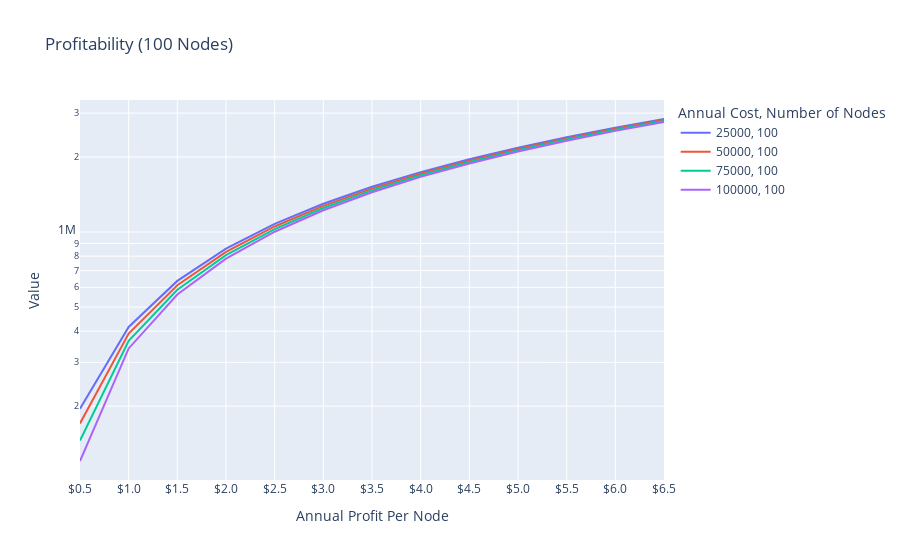

Notebook source saved alongside this figure:
### Code cell
# Define the token price ranges
token_price_ranges = ['$0.5', '$1.0', '$1.5', '$2.0', '$2.5', '$3.0', '$3.5', '$4.0', '$4.5', '$5.0', '$5.5', '$6.0', '$6.5']

# Melt the DataFrame to have "Annual Cost" as the identifier variable
melted_df = filtered_df_100.melt(id_vars=["Number of Nodes", "Annual Cost"], value_vars=token_price_ranges, var_name="Token Price Range", value_name="Value")

# Plot the data
fig = px.line(melted_df, x="Token Price Range", y="Value", color="Annual Cost",
              title="Profitability (100 Nodes)",
              labels={"Value": "Value", "Token Price Range": "Annual Profit Per Node", "Annual Cost": "Annual Cost"},
              line_group="Number of Nodes", 
              line_dash="Number of Nodes",   
              log_y=True
              )
fig.show()

### Figure 1 — Plotly figure (JSON) as saved in the notebook; plotly's stock layout.template omitted (floating-point values rounded to 4 significant figures)
{"data": [{"hovertemplate": "Annual Cost=25000<br>Number of Nodes=100<br>Annual Profit Per Node=%{x}<br>Value=%{y}<extra></extra>", "legendgroup": "25000, 100", "line": {"color": "#636efa", "dash": "solid"}, "marker": {"symbol": "circle"}, "mode": "lines", "name": "25000, 100", "orientation": "v", "showlegend": true, "type": "scatter", "x": ["$0.5", "$1.0", "$1.5", "$2.0", "$2.5", "$3.0", "$3.5", "$4.0", "$4.5", "$5.0", "$5.5", "$6.0", "$6.5"], "xaxis": "x", "y": [195500.0, 416000.0, 636500.0, 857000.0, 1077000.0, 1298000.0, 1518000.0, 1739000.0, 1959000.0, 2180000.0, 2400000.0, 2621000.0, 2841000.0], "yaxis": "y"}, {"hovertemplate": "Annual Cost=50000<br>Number of Nodes=100<br>Annual Profit Per Node=%{x}<br>Value=%{y}<extra></extra>", "legendgroup": "50000, 100", "line": {"color": "#EF553B", "dash": "solid"}, "marker": {"symbol": "circle"}, "mode": "lines", "name": "50000, 100", "orientation": "v", "showlegend": true, "type": "scatter", "x": ["$0.5", "$1.0", "$1.5", "$2.0", "$2.5", "$3.0", "$3.5", "$4.0", "$4.5", "$5.0", "$5.5", "$6.0", "$6.5"], "xaxis": "x", "y": [170500.0, 391000.0, 611500.0, 832000.0, 1052000.0, 1273000.0, 1493000.0, 1714000.0, 1934000.0, 2155000.0, 2375000.0, 2596000.0, 2816000.0], "yaxis": "y"}, {"hovertemplate": "Annual Cost=75000<br>Number of Nodes=100<br>Annual Profit Per Node=%{x}<br>Value=%{y}<extra></extra>", "legendgroup": "75000, 100", "line": {"color": "#00cc96", "dash": "solid"}, "marker": {"symbol": "circle"}, "mode": "lines", "name": "75000, 100", "orientation": "v", "showlegend": true, "type": "scatter", "x": ["$0.5", "$1.0", "$1.5", "$2.0", "$2.5", "$3.0", "$3.5", "$4.0", "$4.5", "$5.0", "$5.5", "$6.0", "$6.5"], "xaxis": "x", "y": [145500.0, 366000.0, 586500.0, 807000.0, 1027000.0, 1248000.0, 1468000.0, 1689000.0, 1909000.0, 2130000.0, 2350000.0, 2571000.0, 2791000.0], "yaxis": "y"}, {"hovertemplate": "Annual Cost=100000<br>Number of Nodes=100<br>Annual Profit Per Node=%{x}<br>Value=%{y}<extra></extra>", "legendgroup": "100000, 100", "line": {"color": "#ab63fa", "dash": "solid"}, "marker": {"symbol": "circle"}, "mode": "lines", "name": "100000, 100", "orientation": "v", "showlegend": true, "type": "scatter", "x": ["$0.5", "$1.0", "$1.5", "$2.0", "$2.5", "$3.0", "$3.5", "$4.0", "$4.5", "$5.0", "$5.5", "$6.0", "$6.5"], "xaxis": "x", "y": [120500.0, 341000.0, 561500.0, 782000.0, 1002000.0, 1223000.0, 1443000.0, 1664000.0, 1884000.0, 2105000.0, 2325000.0, 2546000.0, 2766000.0], "yaxis": "y"}], "layout": {"legend": {"title": {"text": "Annual Cost, Number of Nodes"}, "tracegroupgap": 0}, "title": {"text": "Profitability (100 Nodes)"}, "xaxis": {"anchor": "y", "domain": [0, 1], "title": {"text": "Annual Profit Per Node"}}, "yaxis": {"anchor": "x", "domain": [0, 1], "title": {"text": "Value"}, "type": "log"}}}
